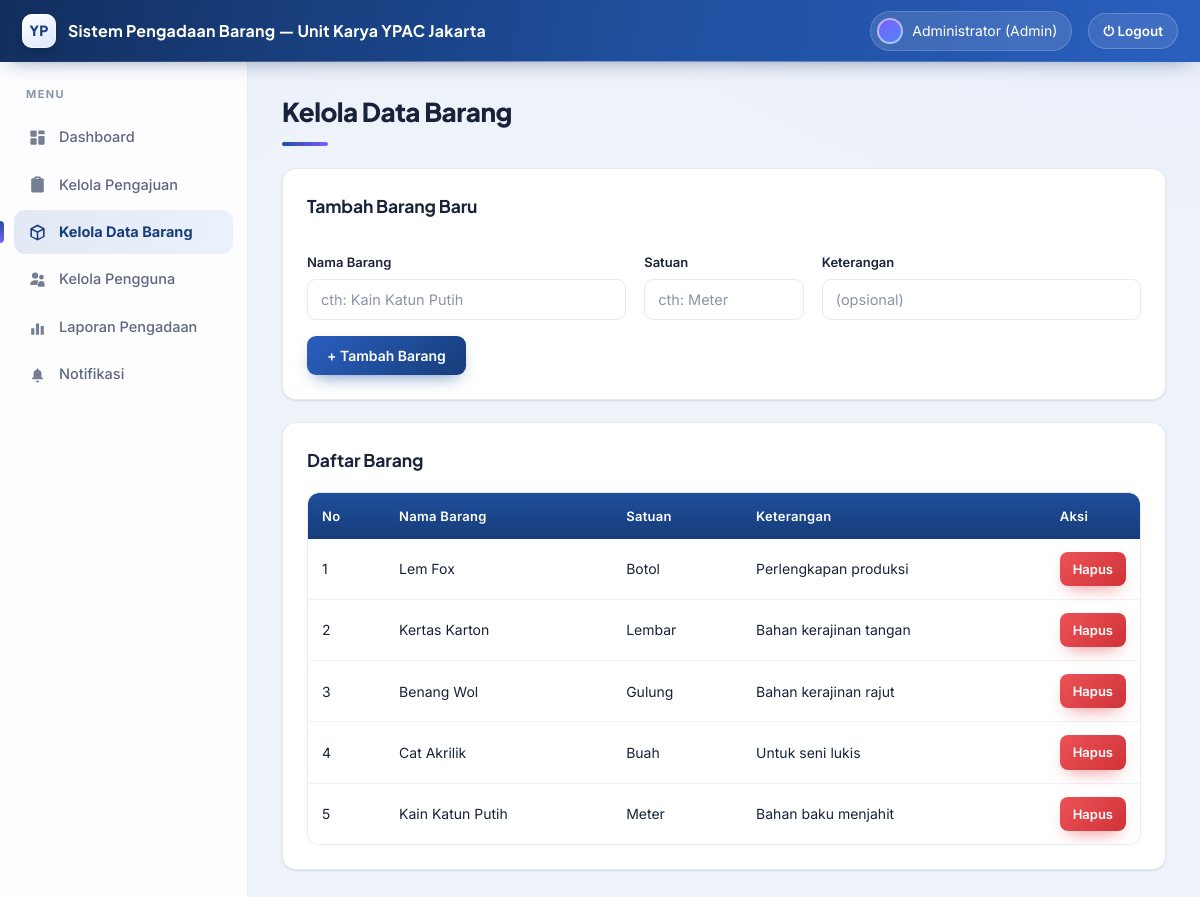
/data_barang.php (signed in), run on the app's committed database.
### tables this page shows
CREATE TABLE barang (
  id          INT(11)      NOT NULL AUTO_INCREMENT,
  nama_barang VARCHAR(150) NOT NULL,
  satuan      VARCHAR(30)  NOT NULL,
  keterangan  TEXT         DEFAULT NULL,
  created_at  TIMESTAMP    NOT NULL DEFAULT CURRENT_TIMESTAMP,
  PRIMARY KEY (id)
);

### config/fungsi.php (called while the page is built, shortened)
<?php
function bersihkan($teks)
{
    return htmlspecialchars(trim($teks), ENT_QUOTES, 'UTF-8');
}

### data_barang.php (the view, shortened to what this page needs)
<?php
require_once 'config/fungsi.php';
$data = mysqli_query($conn, "SELECT * FROM barang ORDER BY id DESC");
require 'templates/header.php';
?>
<h1 class="page-title">Kelola Data Barang</h1>
<div class="card-box">
  <h3 style="margin-top:0">Tambah Barang Baru</h3>
  <form method="POST" action="data_barang.php">
    <div class="flex-between" style="gap:18px">
      <div style="flex:2">
        <label class="form-label">Nama Barang</label>
        <input class="form-input" type="text" name="nama_barang" placeholder="cth: Kain Katun Putih" required>
      </div>
      <div style="flex:1">
        <label class="form-label">Satuan</label>
        <input class="form-input" type="text" name="satuan" placeholder="cth: Meter" required>
      </div>
      <div style="flex:2">
        <label class="form-label">Keterangan</label>
        <input class="form-input" type="text" name="keterangan" placeholder="(opsional)">
      </div>
    </div>
    <div style="margin-top:16px">
      <button type="submit" class="btn btn-primary">+ Tambah Barang</button>
    </div>
  </form>
</div>
<div class="card-box">
  <h3 style="margin-top:0">Daftar Barang</h3>
  <table class="tabel">
    <tr><th>No</th><th>Nama Barang</th><th>Satuan</th><th>Keterangan</th><th style="width:90px">Aksi</th></tr>
    <?php if (mysqli_num_rows($data) === 0): ?>
      <tr><td colspan="5" style="text-align:center;color:#9aa3b2">Belum ada data barang.</td></tr>
    <?php else: $no=1; while ($b = mysqli_fetch_assoc($data)): ?>
      <tr>
        <td><?= $no++ ?></td>
        <td><?= bersihkan($b['nama_barang']) ?></td>
        <td><?= bersihkan($b['satuan']) ?></td>
        <td><?= bersihkan($b['keterangan']) ?: '-' ?></td>
        <td>
          <a class="btn btn-danger btn-sm" href="data_barang.php?hapus=<?= $b['id'] ?>"
             onclick="return confirm('Yakin ingin menghapus barang ini?')">Hapus</a>
        </td>
      </tr>
    <?php endwhile; endif; ?>
  </table>
</div>
<?php require 'templates/footer.php'; ?>

### assets/style.css (style rules this page uses)
:root { --brand: #1f4e9c; --brand-600: #2a5fbf; --brand-700: #173d7a; --brand-800: #122f5e; --aurora: #7c5cff; --glow: #4f8af0; --biru-utama: #1f4e9c; --biru-gelap: #173d7a; --biru-muda: #eef4ff; --ink: #18233b; --muted: #5d6880; --faint: #8b94a8; --line: #e5eaf3; --line-2: #eef1f7; --surface:#ffffff; --abu-bg: #eef2f9; --green: #10a05f; --green-bg:#e6f7ee; --amber: #d98a08; --amber-bg:#fdf2da; --red: #e04349; --red-bg: #fde8e8; --r-sm: 9px; --r: 14px; --r-lg: 20px; --shadow-sm: 0 1px 2px rgba(20,40,80,.06), 0 1px 3px rgba(20,40,80,.05); --shadow: 0 6px 22px -8px rgba(23,61,122,.22), 0 2px 6px rgba(20,40,80,.05); --shadow-lg: 0 24px 60px -18px rgba(18,47,94,.45); --ease: cubic-bezier(.22,.61,.36,1); }
* { box-sizing: border-box; }
html { -webkit-text-size-adjust: 100%; }
body { margin: 0; font-family: 'Inter', 'Segoe UI', Tahoma, sans-serif; background: radial-gradient(1100px 540px at 100% -10%, #e7eefc 0%, transparent 60%), radial-gradient(900px 500px at -5% 0%, #eaf0fb 0%, transparent 55%), var(--abu-bg); background-attachment: fixed; color: var(--ink); font-size: 15px; line-height: 1.55; -webkit-font-smoothing: antialiased; text-rendering: optimizeLegibility; }
h1,h2,h3,h4 { font-family: 'Plus Jakarta Sans','Inter',sans-serif; letter-spacing: -.01em; }
.page-title { font-size: 26px; font-weight: 800; margin: 0 0 22px; color: var(--ink); letter-spacing: -.02em; }
.page-title::after { content:""; display:block; width: 46px; height: 4px; margin-top: 10px; border-radius: 4px; background: linear-gradient(90deg, var(--brand), var(--aurora)); }
.card-box { background: var(--surface); border: 1px solid var(--line); border-radius: var(--r); padding: 24px; margin-bottom: 22px; box-shadow: var(--shadow-sm); animation: rise .55s var(--ease) both; transition: box-shadow .25s var(--ease), transform .25s var(--ease); }
.card-box h3 { color: var(--ink); }
table.tabel { width: 100%; border-collapse: separate; border-spacing: 0; font-size: 14px; overflow: hidden; border-radius: 12px; border: 1px solid var(--line); }
table.tabel th, table.tabel td { text-align: left; padding: 13px 14px; }
table.tabel th { background: linear-gradient(180deg, var(--brand) 0%, var(--brand-700) 100%); color: #fff; font-weight: 600; font-size: 13px; letter-spacing: .3px; white-space: nowrap; }
table.tabel th:first-child { border-top-left-radius: 11px; }
table.tabel th:last-child { border-top-right-radius: 11px; }
table.tabel td { border-bottom: 1px solid var(--line-2); background:#fff; }
table.tabel tr:last-child td { border-bottom: none; }
table.tabel tbody tr, table.tabel tr { transition: background .18s var(--ease); }
label.form-label { display:block; font-size: 13px; font-weight: 600; margin: 14px 0 7px; color: var(--ink); }
input.form-input, select.form-input, textarea.form-input { width: 100%; padding: 11px 13px; border: 1px solid var(--line); border-radius: var(--r-sm); font-size: 14.5px; font-family: inherit; color: var(--ink); background:#fff; transition: border-color .2s var(--ease), box-shadow .2s var(--ease); }
input.form-input::placeholder, textarea.form-input::placeholder { color: var(--faint); }
.btn { display: inline-flex; align-items: center; justify-content: center; gap: 7px; padding: 11px 20px; border: none; border-radius: var(--r-sm); font-size: 14px; font-weight: 600; font-family: inherit; cursor: pointer; text-decoration: none; text-align:center; transition: transform .16s var(--ease), box-shadow .22s var(--ease), filter .2s var(--ease); }
.btn-primary { background: linear-gradient(135deg, var(--brand-600), var(--brand-700)); color: #fff; box-shadow: 0 8px 18px -8px rgba(31,78,156,.7); }
.btn-danger { background: linear-gradient(135deg, #ec5257, #cf3338); color:#fff; box-shadow: 0 8px 18px -8px rgba(224,67,75,.7); }
.btn-sm { padding: 7px 13px; font-size: 13px; border-radius: 8px; }
.flex-between { display:flex; justify-content:space-between; align-items:center; gap:12px; flex-wrap:wrap; }

### data on the page
barang: nama_barang "Lem Fox", satuan "Botol", keterangan "Perlengkapan produksi"
barang: nama_barang "Kertas Karton", satuan "Lembar", keterangan "Bahan kerajinan tangan"
barang: nama_barang "Benang Wol", satuan "Gulung", keterangan "Bahan kerajinan rajut"
barang: nama_barang "Cat Akrilik", satuan "Buah", keterangan "Untuk seni lukis"
barang: nama_barang "Kain Katun Putih", satuan "Meter", keterangan "Bahan baku menjahit"

### other printed values
bersihkan($nama) "Administrator"
$role "Admin"
